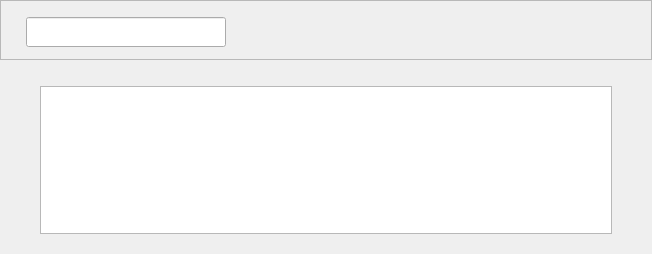
<?xml version="1.0" encoding="UTF-8"?>
<ui version="4.0">
 <class>DataSets</class>
 <widget class="QWidget" name="DataSets">
  <property name="geometry">
   <rect>
    <x>0</x>
    <y>0</y>
    <width>652</width>
    <height>254</height>
   </rect>
  </property>
  <property name="sizePolicy">
   <sizepolicy hsizetype="Preferred" vsizetype="Preferred">
    <horstretch>0</horstretch>
    <verstretch>0</verstretch>
   </sizepolicy>
  </property>
  <property name="mouseTracking">
   <bool>false</bool>
  </property>
  <property name="focusPolicy">
   <enum>Qt::NoFocus</enum>
  </property>
  <property name="windowTitle">
   <string>Datasets</string>
  </property>
  <property name="windowIcon">
   <iconset>
    <normaloff>:/images/st_icon.png</normaloff>:/images/st_icon.png</iconset>
  </property>
  <property name="styleSheet">
   <string notr="true"/>
  </property>
  <layout class="QVBoxLayout" name="verticalLayout">
   <property name="leftMargin">
    <number>0</number>
   </property>
   <property name="topMargin">
    <number>0</number>
   </property>
   <property name="rightMargin">
    <number>0</number>
   </property>
   <property name="bottomMargin">
    <number>0</number>
   </property>
   <item>
    <widget class="QWidget" name="DatasetPageWidget" native="true">
     <property name="styleSheet">
      <string notr="true"/>
     </property>
     <layout class="QVBoxLayout" name="verticalLayout_2">
      <property name="leftMargin">
       <number>0</number>
      </property>
      <property name="topMargin">
       <number>0</number>
      </property>
      <property name="rightMargin">
       <number>0</number>
      </property>
      <property name="bottomMargin">
       <number>0</number>
      </property>
      <item>
       <widget class="QFrame" name="frame">
        <property name="sizePolicy">
         <sizepolicy hsizetype="Preferred" vsizetype="Fixed">
          <horstretch>0</horstretch>
          <verstretch>0</verstretch>
         </sizepolicy>
        </property>
        <property name="minimumSize">
         <size>
          <width>0</width>
          <height>60</height>
         </size>
        </property>
        <property name="maximumSize">
         <size>
          <width>16777215</width>
          <height>60</height>
         </size>
        </property>
        <property name="styleSheet">
         <string notr="true"/>
        </property>
        <property name="frameShape">
         <enum>QFrame::StyledPanel</enum>
        </property>
        <property name="frameShadow">
         <enum>QFrame::Sunken</enum>
        </property>
        <property name="lineWidth">
         <number>1</number>
        </property>
        <layout class="QHBoxLayout" name="horizontalLayout_4">
         <property name="spacing">
          <number>20</number>
         </property>
         <property name="leftMargin">
          <number>5</number>
         </property>
         <property name="topMargin">
          <number>0</number>
         </property>
         <property name="rightMargin">
          <number>20</number>
         </property>
         <property name="bottomMargin">
          <number>0</number>
         </property>
         <item>
          <spacer name="horizontalSpacer_4">
           <property name="orientation">
            <enum>Qt::Horizontal</enum>
           </property>
           <property name="sizeType">
            <enum>QSizePolicy::Fixed</enum>
           </property>
           <property name="sizeHint" stdset="0">
            <size>
             <width>20</width>
             <height>20</height>
            </size>
           </property>
          </spacer>
         </item>
         <item>
          <widget class="QLineEdit" name="filterLineEdit">
           <property name="sizePolicy">
            <sizepolicy hsizetype="Fixed" vsizetype="Fixed">
             <horstretch>0</horstretch>
             <verstretch>0</verstretch>
            </sizepolicy>
           </property>
           <property name="minimumSize">
            <size>
             <width>200</width>
             <height>30</height>
            </size>
           </property>
           <property name="maximumSize">
            <size>
             <width>200</width>
             <height>25</height>
            </size>
           </property>
           <property name="mouseTracking">
            <bool>false</bool>
           </property>
           <property name="focusPolicy">
            <enum>Qt::ClickFocus</enum>
           </property>
           <property name="contextMenuPolicy">
            <enum>Qt::DefaultContextMenu</enum>
           </property>
           <property name="acceptDrops">
            <bool>false</bool>
           </property>
           <property name="toolTip">
            <string>Search for a dataset</string>
           </property>
           <property name="statusTip">
            <string>Search for a dataset</string>
           </property>
           <property name="whatsThis">
            <string>Search for a dataset</string>
           </property>
           <property name="autoFillBackground">
            <bool>false</bool>
           </property>
           <property name="styleSheet">
            <string notr="true"/>
           </property>
           <property name="clearButtonEnabled">
            <bool>true</bool>
           </property>
          </widget>
         </item>
         <item>
          <spacer name="horizontalSpacer">
           <property name="orientation">
            <enum>Qt::Horizontal</enum>
           </property>
           <property name="sizeHint" stdset="0">
            <size>
             <width>489</width>
             <height>20</height>
            </size>
           </property>
          </spacer>
         </item>
         <item>
          <widget class="QPushButton" name="importDataset">
           <property name="minimumSize">
            <size>
             <width>35</width>
             <height>35</height>
            </size>
           </property>
           <property name="maximumSize">
            <size>
             <width>35</width>
             <height>35</height>
            </size>
           </property>
           <property name="cursor">
            <cursorShape>PointingHandCursor</cursorShape>
           </property>
           <property name="mouseTracking">
            <bool>true</bool>
           </property>
           <property name="toolTip">
            <string>Imports a dataset from files</string>
           </property>
           <property name="statusTip">
            <string>Import a dataset from files</string>
           </property>
           <property name="text">
            <string/>
           </property>
           <property name="icon">
            <iconset resource="../../../build-st_viewer-Desktop_Qt_5_8_0_clang_64bit-Debug/application.qrc">
             <normaloff>:/images/import-dataset.png</normaloff>:/images/import-dataset.png</iconset>
           </property>
           <property name="iconSize">
            <size>
             <width>35</width>
             <height>35</height>
            </size>
           </property>
           <property name="flat">
            <bool>true</bool>
           </property>
          </widget>
         </item>
         <item>
          <widget class="QPushButton" name="importFolder">
           <property name="minimumSize">
            <size>
             <width>35</width>
             <height>35</height>
            </size>
           </property>
           <property name="toolTip">
            <string>Import dataset from folder</string>
           </property>
           <property name="statusTip">
            <string>Import dataset from folder</string>
           </property>
           <property name="text">
            <string/>
           </property>
           <property name="icon">
            <iconset resource="../../../build-st_viewer-Desktop_Qt_5_8_0_clang_64bit-Debug/application.qrc">
             <normaloff>:/images/save_selection.png</normaloff>:/images/save_selection.png</iconset>
           </property>
           <property name="iconSize">
            <size>
             <width>35</width>
             <height>35</height>
            </size>
           </property>
           <property name="flat">
            <bool>true</bool>
           </property>
          </widget>
         </item>
         <item>
          <widget class="QPushButton" name="openDataset">
           <property name="sizePolicy">
            <sizepolicy hsizetype="Preferred" vsizetype="Preferred">
             <horstretch>0</horstretch>
             <verstretch>0</verstretch>
            </sizepolicy>
           </property>
           <property name="minimumSize">
            <size>
             <width>35</width>
             <height>35</height>
            </size>
           </property>
           <property name="maximumSize">
            <size>
             <width>35</width>
             <height>35</height>
            </size>
           </property>
           <property name="cursor">
            <cursorShape>PointingHandCursor</cursorShape>
           </property>
           <property name="mouseTracking">
            <bool>true</bool>
           </property>
           <property name="toolTip">
            <string>Open the selected dataset</string>
           </property>
           <property name="statusTip">
            <string>Open the selected dataset</string>
           </property>
           <property name="text">
            <string/>
           </property>
           <property name="icon">
            <iconset resource="../../../build-st_viewer-Desktop_Qt_5_8_0_clang_64bit-Debug/application.qrc">
             <normaloff>:/images/open.png</normaloff>:/images/open.png</iconset>
           </property>
           <property name="iconSize">
            <size>
             <width>35</width>
             <height>35</height>
            </size>
           </property>
           <property name="flat">
            <bool>true</bool>
           </property>
          </widget>
         </item>
         <item>
          <widget class="QPushButton" name="editDataset">
           <property name="sizePolicy">
            <sizepolicy hsizetype="Preferred" vsizetype="Preferred">
             <horstretch>0</horstretch>
             <verstretch>0</verstretch>
            </sizepolicy>
           </property>
           <property name="minimumSize">
            <size>
             <width>35</width>
             <height>35</height>
            </size>
           </property>
           <property name="maximumSize">
            <size>
             <width>35</width>
             <height>35</height>
            </size>
           </property>
           <property name="cursor">
            <cursorShape>PointingHandCursor</cursorShape>
           </property>
           <property name="mouseTracking">
            <bool>true</bool>
           </property>
           <property name="toolTip">
            <string>Edit the selected dataset</string>
           </property>
           <property name="statusTip">
            <string>Edit the selected dataset</string>
           </property>
           <property name="text">
            <string/>
           </property>
           <property name="icon">
            <iconset resource="../../../build-st_viewer-Desktop_Qt_5_8_0_clang_64bit-Debug/application.qrc">
             <normaloff>:/images/edit.png</normaloff>:/images/edit.png</iconset>
           </property>
           <property name="iconSize">
            <size>
             <width>35</width>
             <height>35</height>
            </size>
           </property>
           <property name="flat">
            <bool>true</bool>
           </property>
          </widget>
         </item>
         <item>
          <widget class="QPushButton" name="deleteDataset">
           <property name="sizePolicy">
            <sizepolicy hsizetype="Preferred" vsizetype="Preferred">
             <horstretch>0</horstretch>
             <verstretch>0</verstretch>
            </sizepolicy>
           </property>
           <property name="minimumSize">
            <size>
             <width>35</width>
             <height>35</height>
            </size>
           </property>
           <property name="maximumSize">
            <size>
             <width>35</width>
             <height>35</height>
            </size>
           </property>
           <property name="cursor">
            <cursorShape>PointingHandCursor</cursorShape>
           </property>
           <property name="mouseTracking">
            <bool>true</bool>
           </property>
           <property name="toolTip">
            <string>Delete the selected dataset</string>
           </property>
           <property name="statusTip">
            <string>Delete the selected dataset</string>
           </property>
           <property name="text">
            <string/>
           </property>
           <property name="icon">
            <iconset resource="../../../build-st_viewer-Desktop_Qt_5_8_0_clang_64bit-Debug/application.qrc">
             <normaloff>:/images/delete.png</normaloff>:/images/delete.png</iconset>
           </property>
           <property name="iconSize">
            <size>
             <width>35</width>
             <height>35</height>
            </size>
           </property>
           <property name="flat">
            <bool>true</bool>
           </property>
          </widget>
         </item>
         <item>
          <spacer name="horizontalSpacer_5">
           <property name="orientation">
            <enum>Qt::Horizontal</enum>
           </property>
           <property name="sizeType">
            <enum>QSizePolicy::Fixed</enum>
           </property>
           <property name="sizeHint" stdset="0">
            <size>
             <width>20</width>
             <height>20</height>
            </size>
           </property>
          </spacer>
         </item>
        </layout>
       </widget>
      </item>
      <item>
       <spacer name="verticalSpacer">
        <property name="orientation">
         <enum>Qt::Vertical</enum>
        </property>
        <property name="sizeType">
         <enum>QSizePolicy::Fixed</enum>
        </property>
        <property name="sizeHint" stdset="0">
         <size>
          <width>40</width>
          <height>20</height>
         </size>
        </property>
       </spacer>
      </item>
      <item>
       <layout class="QHBoxLayout" name="horizontalLayout">
        <item>
         <spacer name="horizontalSpacer_2">
          <property name="orientation">
           <enum>Qt::Horizontal</enum>
          </property>
          <property name="sizeType">
           <enum>QSizePolicy::Fixed</enum>
          </property>
          <property name="sizeHint" stdset="0">
           <size>
            <width>40</width>
            <height>20</height>
           </size>
          </property>
         </spacer>
        </item>
        <item>
         <widget class="DatasetsTableView" name="datasetsTableView">
          <property name="sizePolicy">
           <sizepolicy hsizetype="Preferred" vsizetype="Preferred">
            <horstretch>0</horstretch>
            <verstretch>0</verstretch>
           </sizepolicy>
          </property>
          <property name="minimumSize">
           <size>
            <width>0</width>
            <height>0</height>
           </size>
          </property>
          <property name="mouseTracking">
           <bool>false</bool>
          </property>
          <property name="focusPolicy">
           <enum>Qt::TabFocus</enum>
          </property>
          <property name="contextMenuPolicy">
           <enum>Qt::DefaultContextMenu</enum>
          </property>
          <property name="toolTip">
           <string>Select a Dataset</string>
          </property>
          <property name="statusTip">
           <string>Select a Dataset</string>
          </property>
          <property name="styleSheet">
           <string notr="true"/>
          </property>
          <property name="horizontalScrollBarPolicy">
           <enum>Qt::ScrollBarAsNeeded</enum>
          </property>
          <property name="sizeAdjustPolicy">
           <enum>QAbstractScrollArea::AdjustIgnored</enum>
          </property>
          <property name="editTriggers">
           <set>QAbstractItemView::DoubleClicked</set>
          </property>
          <property name="tabKeyNavigation">
           <bool>true</bool>
          </property>
          <property name="showDropIndicator" stdset="0">
           <bool>false</bool>
          </property>
          <property name="dragDropOverwriteMode">
           <bool>false</bool>
          </property>
          <property name="alternatingRowColors">
           <bool>true</bool>
          </property>
          <property name="selectionMode">
           <enum>QAbstractItemView::MultiSelection</enum>
          </property>
          <property name="verticalScrollMode">
           <enum>QAbstractItemView::ScrollPerItem</enum>
          </property>
          <property name="horizontalScrollMode">
           <enum>QAbstractItemView::ScrollPerPixel</enum>
          </property>
          <property name="gridStyle">
           <enum>Qt::SolidLine</enum>
          </property>
          <property name="sortingEnabled">
           <bool>true</bool>
          </property>
          <property name="wordWrap">
           <bool>true</bool>
          </property>
          <property name="cornerButtonEnabled">
           <bool>false</bool>
          </property>
          <property name="waitPolicy" stdset="0">
           <number>3</number>
          </property>
          <attribute name="horizontalHeaderHighlightSections">
           <bool>false</bool>
          </attribute>
          <attribute name="horizontalHeaderShowSortIndicator" stdset="0">
           <bool>true</bool>
          </attribute>
          <attribute name="verticalHeaderVisible">
           <bool>false</bool>
          </attribute>
          <attribute name="verticalHeaderShowSortIndicator" stdset="0">
           <bool>false</bool>
          </attribute>
         </widget>
        </item>
        <item>
         <spacer name="horizontalSpacer_3">
          <property name="orientation">
           <enum>Qt::Horizontal</enum>
          </property>
          <property name="sizeType">
           <enum>QSizePolicy::Fixed</enum>
          </property>
          <property name="sizeHint" stdset="0">
           <size>
            <width>40</width>
            <height>20</height>
           </size>
          </property>
         </spacer>
        </item>
       </layout>
      </item>
      <item>
       <spacer name="verticalSpacer_2">
        <property name="orientation">
         <enum>Qt::Vertical</enum>
        </property>
        <property name="sizeType">
         <enum>QSizePolicy::Fixed</enum>
        </property>
        <property name="sizeHint" stdset="0">
         <size>
          <width>40</width>
          <height>20</height>
         </size>
        </property>
       </spacer>
      </item>
     </layout>
    </widget>
   </item>
  </layout>
 </widget>
 <customwidgets>
  <customwidget>
   <class>DatasetsTableView</class>
   <extends>QTableView</extends>
   <header>viewTables/DatasetsTableView.h</header>
  </customwidget>
 </customwidgets>
 <resources>
  <include location="../../../build-st_viewer-Desktop_Qt_5_8_0_clang_64bit-Debug/application.qrc"/>
 </resources>
 <connections/>
</ui>
